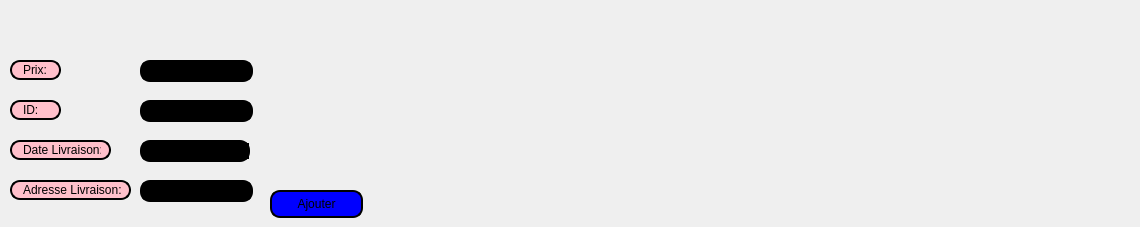
     <widget class="QWidget" name="Tarif_3">
      <attribute name="title">
       <string>Ajouter</string>
      </attribute>
      <widget class="QLabel" name="CODE_TARIF_3">
       <property name="geometry">
        <rect>
         <x>10</x>
         <y>60</y>
         <width>51</width>
         <height>20</height>
        </rect>
       </property>
       <property name="styleSheet">
        <string notr="true">border: 2px solid black;
font: 75 8pt &quot;MS Shell Dlg 2&quot;;
border-radius: 10px;
padding: 0 8px;
background: pink;
font: bold, &quot;Comic Sans MS&quot;;;
text-align:center;
</string>
       </property>
       <property name="text">
        <string>Prix:</string>
       </property>
      </widget>
      <widget class="QLabel" name="DATE_TARIF_3">
       <property name="geometry">
        <rect>
         <x>10</x>
         <y>100</y>
         <width>51</width>
         <height>20</height>
        </rect>
       </property>
       <property name="styleSheet">
        <string notr="true">border: 2px solid black;
font: 75 8pt &quot;MS Shell Dlg 2&quot;;
border-radius: 10px;
padding: 0 8px;
background: pink;
font: bold, &quot;Comic Sans MS&quot;;;
text-align:center;
</string>
       </property>
       <property name="text">
        <string>ID:</string>
       </property>
      </widget>
      <widget class="QPushButton" name="pb_ajouter_L">
       <property name="geometry">
        <rect>
         <x>270</x>
         <y>190</y>
         <width>93</width>
         <height>28</height>
        </rect>
       </property>
       <property name="styleSheet">
        <string notr="true">border: 2px solid black;
font: 75 8pt &quot;MS Shell Dlg 2&quot;;
border-radius: 10px;
padding: 0 8px;
background: blue;
font: bold, &quot;Comic Sans MS&quot;;;
text-align:center;
</string>
       </property>
       <property name="text">
        <string>Ajouter</string>
       </property>
      </widget>
      <widget class="QLabel" name="label_Timetarif_4">
       <property name="geometry">
        <rect>
         <x>1020</x>
         <y>10</y>
         <width>111</width>
         <height>20</height>
        </rect>
       </property>
       <property name="font">
        <font>
         <family>Segoe UI Semibold</family>
         <pointsize>10</pointsize>
         <weight>75</weight>
         <bold>true</bold>
        </font>
       </property>
       <property name="text">
        <string/>
       </property>
      </widget>
      <widget class="QLabel" name="Catg_8">
       <property name="geometry">
        <rect>
         <x>10</x>
         <y>180</y>
         <width>121</width>
         <height>20</height>
        </rect>
       </property>
       <property name="styleSheet">
        <string notr="true">border: 2px solid black;
font: 75 8pt &quot;MS Shell Dlg 2&quot;;
border-radius: 10px;
padding: 0 8px;
background: pink;
font: bold, &quot;Comic Sans MS&quot;;;
text-align:center;
</string>
       </property>
       <property name="text">
        <string>Adresse Livraison:</string>
       </property>
      </widget>
      <widget class="QLineEdit" name="le_prix">
       <property name="geometry">
        <rect>
         <x>140</x>
         <y>60</y>
         <width>113</width>
         <height>22</height>
        </rect>
       </property>
       <property name="styleSheet">
        <string notr="true">border: 2px solid black;
font: 75 8pt &quot;MS Shell Dlg 2&quot;;
border-radius: 10px;
padding: 0 8px;
background: black;
font: bold, &quot;Comic Sans MS&quot;;;
text-align:center;
</string>
       </property>
      </widget>
      <widget class="QLineEdit" name="le_idL">
       <property name="geometry">
        <rect>
         <x>140</x>
         <y>100</y>
         <width>113</width>
         <height>22</height>
        </rect>
       </property>
       <property name="styleSheet">
        <string notr="true">border: 2px solid black;
font: 75 8pt &quot;MS Shell Dlg 2&quot;;
border-radius: 10px;
padding: 0 8px;
background: black;
font: bold, &quot;Comic Sans MS&quot;;;
text-align:center;
</string>
       </property>
      </widget>
      <widget class="QLineEdit" name="le_adresseL">
       <property name="geometry">
        <rect>
         <x>140</x>
         <y>180</y>
         <width>113</width>
         <height>22</height>
        </rect>
       </property>
       <property name="styleSheet">
        <string notr="true">border: 2px solid black;
font: 75 8pt &quot;MS Shell Dlg 2&quot;;
border-radius: 10px;
padding: 0 8px;
background: black;
font: bold, &quot;Comic Sans MS&quot;;;
text-align:center;
</string>
       </property>
      </widget>
      <widget class="QDateEdit" name="le_dateL">
       <property name="geometry">
        <rect>
         <x>140</x>
         <y>140</y>
         <width>110</width>
         <height>22</height>
        </rect>
       </property>
       <property name="styleSheet">
        <string notr="true">border: 2px solid black;
font: 75 8pt &quot;MS Shell Dlg 2&quot;;
border-radius: 10px;
padding: 0 8px;
background: black;
font: bold, &quot;Comic Sans MS&quot;;;
text-align:center;
</string>
       </property>
      </widget>
      <widget class="QLabel" name="Catg_9">
       <property name="geometry">
        <rect>
         <x>10</x>
         <y>140</y>
         <width>101</width>
         <height>20</height>
        </rect>
       </property>
       <property name="styleSheet">
        <string notr="true">border: 2px solid black;
font: 75 8pt &quot;MS Shell Dlg 2&quot;;
border-radius: 10px;
padding: 0 8px;
background: pink;
font: bold, &quot;Comic Sans MS&quot;;;
text-align:center;
</string>
       </property>
       <property name="text">
        <string>Date Livraison:</string>
       </property>
      </widget>
     </widget>
